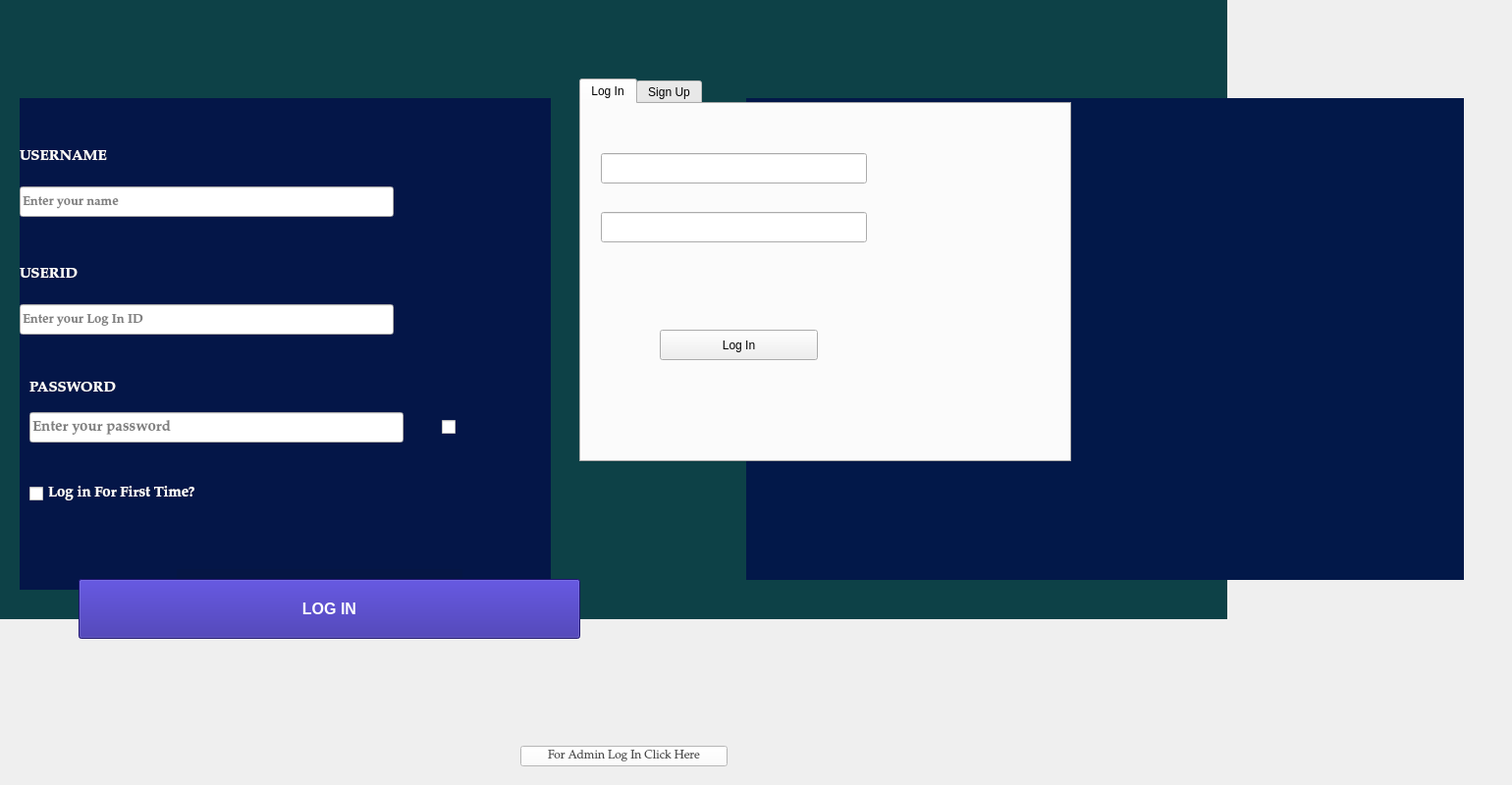
<?xml version="1.0" encoding="UTF-8"?>
<ui version="4.0">
 <class>Newindow1</class>
 <widget class="QMainWindow" name="Newindow1">
  <property name="geometry">
   <rect>
    <x>0</x>
    <y>0</y>
    <width>1540</width>
    <height>800</height>
   </rect>
  </property>
  <property name="windowTitle">
   <string>USER LOGIN</string>
  </property>
  <property name="windowIcon">
   <iconset>
    <normaloff>C:/Users/SAAD COMMUNICATION/Downloads/chrome_hqmSI9koUf (2).png</normaloff>C:/Users/SAAD COMMUNICATION/Downloads/chrome_hqmSI9koUf (2).png</iconset>
  </property>
  <widget class="QWidget" name="centralwidget">
   <widget class="QPushButton" name="pushButton">
    <property name="geometry">
     <rect>
      <x>80</x>
      <y>590</y>
      <width>511</width>
      <height>61</height>
     </rect>
    </property>
    <property name="font">
     <font>
      <family>Leelawadee UI</family>
      <pointsize>12</pointsize>
      <bold>true</bold>
     </font>
    </property>
    <property name="cursor">
     <cursorShape>PointingHandCursor</cursorShape>
    </property>
    <property name="autoFillBackground">
     <bool>false</bool>
    </property>
    <property name="styleSheet">
     <string notr="true">background-color: rgb(44, 30, 157);
color: rgb(255, 255, 255);</string>
    </property>
    <property name="text">
     <string>LOG IN</string>
    </property>
   </widget>
   <widget class="QLabel" name="label">
    <property name="geometry">
     <rect>
      <x>0</x>
      <y>-30</y>
      <width>1250</width>
      <height>661</height>
     </rect>
    </property>
    <property name="styleSheet">
     <string notr="true">background-color: rgb(13, 65, 71);</string>
    </property>
    <property name="text">
     <string/>
    </property>
    <property name="scaledContents">
     <bool>false</bool>
    </property>
   </widget>
   <widget class="QLabel" name="label_3">
    <property name="geometry">
     <rect>
      <x>20</x>
      <y>100</y>
      <width>541</width>
      <height>501</height>
     </rect>
    </property>
    <property name="styleSheet">
     <string notr="true">background-color: rgb(4, 22, 72);</string>
    </property>
    <property name="text">
     <string/>
    </property>
   </widget>
   <widget class="QLabel" name="name_label">
    <property name="geometry">
     <rect>
      <x>20</x>
      <y>150</y>
      <width>111</width>
      <height>20</height>
     </rect>
    </property>
    <property name="font">
     <font>
      <family>Palatino Linotype</family>
      <pointsize>11</pointsize>
      <bold>true</bold>
     </font>
    </property>
    <property name="styleSheet">
     <string notr="true">color: rgb(255, 255, 255);</string>
    </property>
    <property name="text">
     <string>USERNAME</string>
    </property>
   </widget>
   <widget class="QLineEdit" name="namelineEdit">
    <property name="geometry">
     <rect>
      <x>20</x>
      <y>190</y>
      <width>381</width>
      <height>31</height>
     </rect>
    </property>
    <property name="font">
     <font>
      <family>Palatino Linotype</family>
      <pointsize>10</pointsize>
      <bold>true</bold>
     </font>
    </property>
    <property name="text">
     <string/>
    </property>
    <property name="placeholderText">
     <string>Enter your name</string>
    </property>
   </widget>
   <widget class="QLabel" name="id_label">
    <property name="geometry">
     <rect>
      <x>20</x>
      <y>270</y>
      <width>71</width>
      <height>20</height>
     </rect>
    </property>
    <property name="font">
     <font>
      <family>Palatino Linotype</family>
      <pointsize>11</pointsize>
      <bold>true</bold>
     </font>
    </property>
    <property name="styleSheet">
     <string notr="true">color: rgb(255, 255, 255);</string>
    </property>
    <property name="text">
     <string>USERID</string>
    </property>
   </widget>
   <widget class="QLineEdit" name="idlineEdit">
    <property name="geometry">
     <rect>
      <x>20</x>
      <y>310</y>
      <width>381</width>
      <height>31</height>
     </rect>
    </property>
    <property name="font">
     <font>
      <family>Palatino Linotype</family>
      <pointsize>10</pointsize>
      <bold>true</bold>
     </font>
    </property>
    <property name="placeholderText">
     <string>Enter your Log In ID</string>
    </property>
   </widget>
   <widget class="QLabel" name="password_label">
    <property name="geometry">
     <rect>
      <x>30</x>
      <y>380</y>
      <width>111</width>
      <height>31</height>
     </rect>
    </property>
    <property name="font">
     <font>
      <family>Palatino Linotype</family>
      <pointsize>11</pointsize>
      <italic>false</italic>
      <bold>true</bold>
     </font>
    </property>
    <property name="styleSheet">
     <string notr="true">color: rgb(255, 255, 255);</string>
    </property>
    <property name="text">
     <string>PASSWORD</string>
    </property>
   </widget>
   <widget class="QLineEdit" name="passlineEdit">
    <property name="geometry">
     <rect>
      <x>30</x>
      <y>420</y>
      <width>381</width>
      <height>31</height>
     </rect>
    </property>
    <property name="font">
     <font>
      <family>Palatino Linotype</family>
      <pointsize>11</pointsize>
      <italic>false</italic>
      <bold>true</bold>
     </font>
    </property>
    <property name="placeholderText">
     <string>Enter your password</string>
    </property>
    <property name="clearButtonEnabled">
     <bool>false</bool>
    </property>
   </widget>
   <widget class="QCheckBox" name="logincheck">
    <property name="geometry">
     <rect>
      <x>30</x>
      <y>490</y>
      <width>291</width>
      <height>26</height>
     </rect>
    </property>
    <property name="font">
     <font>
      <family>Palatino Linotype</family>
      <pointsize>11</pointsize>
      <bold>true</bold>
     </font>
    </property>
    <property name="autoFillBackground">
     <bool>false</bool>
    </property>
    <property name="styleSheet">
     <string notr="true">color: rgb(255, 255, 255);
</string>
    </property>
    <property name="text">
     <string>Log in For First Time?</string>
    </property>
   </widget>
   <widget class="QPushButton" name="pushButton_2">
    <property name="geometry">
     <rect>
      <x>530</x>
      <y>760</y>
      <width>211</width>
      <height>21</height>
     </rect>
    </property>
    <property name="font">
     <font>
      <family>Palatino Linotype</family>
      <pointsize>9</pointsize>
     </font>
    </property>
    <property name="styleSheet">
     <string notr="true">background-color: rgb(255, 255, 255);
color: rgb(71, 71, 71);
border-color: rgb(255, 255, 255);</string>
    </property>
    <property name="text">
     <string>For Admin Log In Click Here</string>
    </property>
   </widget>
   <widget class="QLabel" name="label_4">
    <property name="geometry">
     <rect>
      <x>1130</x>
      <y>10</y>
      <width>71</width>
      <height>61</height>
     </rect>
    </property>
    <property name="text">
     <string/>
    </property>
    <property name="pixmap">
     <pixmap>C:/Users/SAAD COMMUNICATION/Downloads/chrome_hqmSI9koUf (1).png</pixmap>
    </property>
    <property name="scaledContents">
     <bool>true</bool>
    </property>
   </widget>
   <widget class="QCheckBox" name="checkBox">
    <property name="geometry">
     <rect>
      <x>450</x>
      <y>420</y>
      <width>21</width>
      <height>31</height>
     </rect>
    </property>
    <property name="cursor">
     <cursorShape>PointingHandCursor</cursorShape>
    </property>
    <property name="styleSheet">
     <string notr="true"/>
    </property>
    <property name="text">
     <string/>
    </property>
    <property name="icon">
     <iconset>
      <normaloff>C:/Users/SAAD COMMUNICATION/Downloads/Lovepik_com-401039678-eye-icon-vector-element.png</normaloff>C:/Users/SAAD COMMUNICATION/Downloads/Lovepik_com-401039678-eye-icon-vector-element.png</iconset>
    </property>
   </widget>
   <widget class="QLabel" name="label_7">
    <property name="geometry">
     <rect>
      <x>460</x>
      <y>410</y>
      <width>61</width>
      <height>51</height>
     </rect>
    </property>
    <property name="text">
     <string/>
    </property>
    <property name="pixmap">
     <pixmap>C:/Users/SAAD COMMUNICATION/Downloads/Lovepik_com-401039678-eye-icon-vector-element.png</pixmap>
    </property>
    <property name="scaledContents">
     <bool>true</bool>
    </property>
   </widget>
   <widget class="QLabel" name="label_2">
    <property name="geometry">
     <rect>
      <x>0</x>
      <y>-10</y>
      <width>1545</width>
      <height>810</height>
     </rect>
    </property>
    <property name="text">
     <string/>
    </property>
    <property name="pixmap">
     <pixmap resource="resources.qrc">:/Login_ui-transformed.jpg</pixmap>
    </property>
    <property name="scaledContents">
     <bool>true</bool>
    </property>
   </widget>
   <widget class="QLabel" name="label_6">
    <property name="geometry">
     <rect>
      <x>760</x>
      <y>100</y>
      <width>731</width>
      <height>491</height>
     </rect>
    </property>
    <property name="styleSheet">
     <string notr="true">background-color: rgb(2, 24, 73);</string>
    </property>
    <property name="text">
     <string/>
    </property>
    <property name="pixmap">
     <pixmap resource="resources.qrc">:/pic1.jpg</pixmap>
    </property>
    <property name="scaledContents">
     <bool>true</bool>
    </property>
   </widget>
   <widget class="QLabel" name="label_8">
    <property name="geometry">
     <rect>
      <x>180</x>
      <y>580</y>
      <width>291</width>
      <height>51</height>
     </rect>
    </property>
    <property name="styleSheet">
     <string notr="true">background-color: rgb(5, 22, 68);</string>
    </property>
    <property name="text">
     <string/>
    </property>
   </widget>
   <widget class="QLabel" name="label_5">
    <property name="geometry">
     <rect>
      <x>780</x>
      <y>120</y>
      <width>361</width>
      <height>121</height>
     </rect>
    </property>
    <property name="font">
     <font>
      <family>Algerian</family>
      <pointsize>17</pointsize>
      <bold>true</bold>
     </font>
    </property>
    <property name="styleSheet">
     <string notr="true">color: rgb(255, 255, 255);</string>
    </property>
    <property name="text">
     <string>BUY your dream car</string>
    </property>
   </widget>
   <widget class="QLabel" name="label_9">
    <property name="geometry">
     <rect>
      <x>820</x>
      <y>310</y>
      <width>511</width>
      <height>71</height>
     </rect>
    </property>
    <property name="font">
     <font>
      <family>Algerian</family>
      <pointsize>17</pointsize>
      <bold>true</bold>
     </font>
    </property>
    <property name="styleSheet">
     <string notr="true">color: rgb(255, 255, 255);</string>
    </property>
    <property name="text">
     <string/>
    </property>
   </widget>
   <widget class="QLabel" name="label_10">
    <property name="geometry">
     <rect>
      <x>1230</x>
      <y>480</y>
      <width>451</width>
      <height>71</height>
     </rect>
    </property>
    <property name="font">
     <font>
      <family>Algerian</family>
      <pointsize>17</pointsize>
      <bold>true</bold>
     </font>
    </property>
    <property name="styleSheet">
     <string notr="true">color: rgb(255, 255, 255);</string>
    </property>
    <property name="text">
     <string/>
    </property>
   </widget>
   <widget class="QLabel" name="label_11">
    <property name="geometry">
     <rect>
      <x>770</x>
      <y>480</y>
      <width>711</width>
      <height>71</height>
     </rect>
    </property>
    <property name="font">
     <font>
      <family>Algerian</family>
      <pointsize>17</pointsize>
      <bold>true</bold>
     </font>
    </property>
    <property name="styleSheet">
     <string notr="true">color: rgb(255, 255, 255);</string>
    </property>
    <property name="text">
     <string/>
    </property>
   </widget>
   <widget class="QTabWidget" name="tabWidget">
    <property name="geometry">
     <rect>
      <x>590</x>
      <y>80</y>
      <width>501</width>
      <height>391</height>
     </rect>
    </property>
    <property name="whatsThis">
     <string/>
    </property>
    <property name="currentIndex">
     <number>0</number>
    </property>
    <widget class="QWidget" name="tab">
     <attribute name="title">
      <string>Log In</string>
     </attribute>
     <widget class="QPushButton" name="pushButton_4">
      <property name="geometry">
       <rect>
        <x>80</x>
        <y>230</y>
        <width>161</width>
        <height>31</height>
       </rect>
      </property>
      <property name="text">
       <string>Log In</string>
      </property>
     </widget>
     <widget class="QLineEdit" name="lineEdit_4">
      <property name="geometry">
       <rect>
        <x>20</x>
        <y>50</y>
        <width>271</width>
        <height>31</height>
       </rect>
      </property>
     </widget>
     <widget class="QLineEdit" name="lineEdit_5">
      <property name="geometry">
       <rect>
        <x>20</x>
        <y>110</y>
        <width>271</width>
        <height>31</height>
       </rect>
      </property>
     </widget>
    </widget>
    <widget class="QWidget" name="tab_2">
     <attribute name="title">
      <string>Sign Up</string>
     </attribute>
     <widget class="QLineEdit" name="lineEdit">
      <property name="geometry">
       <rect>
        <x>20</x>
        <y>30</y>
        <width>271</width>
        <height>31</height>
       </rect>
      </property>
     </widget>
     <widget class="QLineEdit" name="lineEdit_2">
      <property name="geometry">
       <rect>
        <x>20</x>
        <y>90</y>
        <width>271</width>
        <height>31</height>
       </rect>
      </property>
     </widget>
     <widget class="QLineEdit" name="lineEdit_3">
      <property name="geometry">
       <rect>
        <x>20</x>
        <y>150</y>
        <width>271</width>
        <height>31</height>
       </rect>
      </property>
     </widget>
     <widget class="QPushButton" name="pushButton_3">
      <property name="geometry">
       <rect>
        <x>100</x>
        <y>250</y>
        <width>121</width>
        <height>29</height>
       </rect>
      </property>
      <property name="text">
       <string>Sign Up Now</string>
      </property>
     </widget>
     <widget class="QComboBox" name="comboBox">
      <property name="geometry">
       <rect>
        <x>20</x>
        <y>210</y>
        <width>101</width>
        <height>28</height>
       </rect>
      </property>
      <item>
       <property name="text">
        <string>Below 18</string>
       </property>
      </item>
      <item>
       <property name="text">
        <string>18</string>
       </property>
      </item>
      <item>
       <property name="text">
        <string>19</string>
       </property>
      </item>
      <item>
       <property name="text">
        <string>20</string>
       </property>
      </item>
      <item>
       <property name="text">
        <string>21</string>
       </property>
      </item>
      <item>
       <property name="text">
        <string>22</string>
       </property>
      </item>
      <item>
       <property name="text">
        <string>23</string>
       </property>
      </item>
      <item>
       <property name="text">
        <string>24</string>
       </property>
      </item>
      <item>
       <property name="text">
        <string>25</string>
       </property>
      </item>
      <item>
       <property name="text">
        <string>26</string>
       </property>
      </item>
      <item>
       <property name="text">
        <string>27</string>
       </property>
      </item>
      <item>
       <property name="text">
        <string>28</string>
       </property>
      </item>
      <item>
       <property name="text">
        <string>29</string>
       </property>
      </item>
      <item>
       <property name="text">
        <string>30</string>
       </property>
      </item>
     </widget>
    </widget>
   </widget>
   <zorder>label</zorder>
   <zorder>label_2</zorder>
   <zorder>label_3</zorder>
   <zorder>label_6</zorder>
   <zorder>pushButton_2</zorder>
   <zorder>label_8</zorder>
   <zorder>label_4</zorder>
   <zorder>name_label</zorder>
   <zorder>namelineEdit</zorder>
   <zorder>id_label</zorder>
   <zorder>idlineEdit</zorder>
   <zorder>password_label</zorder>
   <zorder>passlineEdit</zorder>
   <zorder>checkBox</zorder>
   <zorder>label_7</zorder>
   <zorder>logincheck</zorder>
   <zorder>pushButton</zorder>
   <zorder>label_5</zorder>
   <zorder>label_9</zorder>
   <zorder>label_10</zorder>
   <zorder>label_11</zorder>
   <zorder>tabWidget</zorder>
  </widget>
 </widget>
 <resources>
  <include location="resources.qrc"/>
 </resources>
 <connections/>
</ui>
